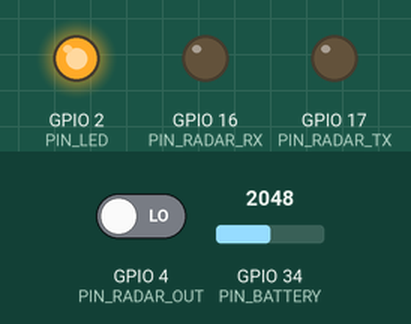
The program below on a simulated ESP32. Parts: output pins drawn as LEDs (lit = HIGH). The test bench sets the inputs (shaded band); at power-on: GPIO 4 (PIN_RADAR_OUT) LOW, GPIO 34 (PIN_BATTERY) = 2048. Pins used as bus, display or sensor lines are not drawn; what the program prints to the serial monitor is not drawn. At 6.1 s the program puts the board to deep sleep or switches it off; the recording ends there.

Above: at 0.1 s.
Timing chart, 0 to 6.1 s (numbered marks = the images above):
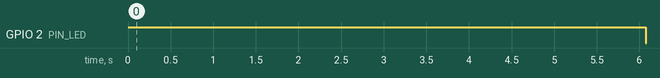

Measured:
- by itself, GPIO 2 (PIN_LED): LOW → HIGH at 0.00 s, → LOW 6.1 s later

The program:

main.cpp
```cpp
/*
 * HLK-LD2410C-P Battery Master (LED Feedback Edition)
 * Wiring: Matches your final Perfboard.
 */

#include <Arduino.h>
#include <HardwareSerial.h>
#include <driver/rtc_io.h>
#include "esp_adc_cal.h"
#include <WiFi.h>
#include <esp_now.h>
#include <esp_wifi.h>

 // --- Pin Definitions ---
 #define PIN_RADAR_POWER  18    // MOSFET Switch
 #define PIN_RADAR_RX     16   // ESP32 RX <- Radar TX
 #define PIN_RADAR_TX     17   // ESP32 TX -> Radar RX
 #define PIN_RADAR_OUT    4    // Digital Presence Pin
 #define PIN_BATTERY      34   // Voltage Divider
 #define PIN_LED          2    // Onboard LED

 // --- Configuration ---
 #define SLEEP_SECONDS    180   // Sleep duration
 #define RADAR_BAUD       256000
 #define WARMUP_MS        2000 // Increased to 2.0s for stability
 #define DIVIDER_RATIO    2.0  // 100k/100k
 #define ADC_CAL_FACTOR   1.000  // Calibration factor (adjusted: actual 1.760V / measured 1.952V)

 // --- ESP-NOW Settings ---
 uint8_t gatewayAddress[] = {0xFF, 0xFF, 0xFF, 0xFF, 0xFF, 0xFF};
 const uint8_t WIFI_CHANNEL = 6; // Locked to channel 6

 // Message struct for ESP-NOW transmission
 struct __attribute__((packed)) PresenceMessage {
   uint8_t device_type;  // 2 = human presence sensor
   float voltage;
   uint8_t presence;     // 1 = yes, 0 = no
   int16_t distance;     // Distance in cm, -1 if no presence
 };

 HardwareSerial RadarSerial(2);

// --- Global Variables for Data ---
bool presenceDetected = false;
int distance = 0;
uint8_t targetState = 0;  // 0x00=clear, 0x01=moving, 0x02=stationary, 0x03=both
esp_adc_cal_characteristics_t adc_chars;

 // --- Forward Declarations ---

 float readBattery();
 bool captureRadarData(unsigned long timeout);
 void sendToGateway(float voltage, bool presence, int distance);

 void setup() {
   // 1. Init System
   Serial.begin(115200);
   pinMode(PIN_LED, OUTPUT);

   // STATUS: LED ON (I am awake)
   digitalWrite(PIN_LED, HIGH);
   Serial.println("\n--- Waking Up ---");

   // 2. Power Up Radar
   pinMode(PIN_RADAR_POWER, OUTPUT);
   digitalWrite(PIN_RADAR_POWER, HIGH);

   // 3. Start Serial & Pins
   RadarSerial.begin(RADAR_BAUD, SERIAL_8N1, PIN_RADAR_RX, PIN_RADAR_TX);
   pinMode(PIN_RADAR_OUT, INPUT);

   // 4. Warm Up (Wait for Radar to boot)
   Serial.println("Radar ON. Warming up...");
   delay(WARMUP_MS);

  // 5. Read Battery (Should act as "Load Test")
  adc1_config_width(ADC_WIDTH_BIT_12);
  adc1_config_channel_atten(ADC1_CHANNEL_6, ADC_ATTEN_DB_12); // GPIO34
  // Use 0 to let ESP32 use eFuse calibration value
  esp_adc_cal_value_t val_type = esp_adc_cal_characterize(ADC_UNIT_1, ADC_ATTEN_DB_12, ADC_WIDTH_BIT_12, 0, &adc_chars);
  if (val_type == ESP_ADC_CAL_VAL_EFUSE_VREF) {
    Serial.println("ADC: Using eFuse Vref");
  } else if (val_type == ESP_ADC_CAL_VAL_EFUSE_TP) {
    Serial.println("ADC: Using eFuse Two Point");
  } else {
    Serial.println("ADC: Using Default Vref");
  }
  float volts = readBattery();
   Serial.printf("Battery: %.2f V\n", volts);

   // 6. Capture Data (Using your Robust Parser)
   Serial.println("Listening for data...");

   // Try to read UART data for up to 4000ms
   bool validPacket = captureRadarData(4000);

   // 7. Report Presence Status
   Serial.println("========================================");
   Serial.println("PRESENCE DETECTION REPORT");
   Serial.println("========================================");

   bool finalPresence = false;

   if (validPacket) {
     Serial.println("Status: UART Data Received");
     Serial.printf("Presence: %s\n", presenceDetected ? "YES" : "NO");

     if (presenceDetected) {
       Serial.printf("Distance: %d cm\n", distance);

       // Show target type
       Serial.print("Target Type: ");
       if (targetState == 0x01) {
         Serial.println("Moving");
       } else if (targetState == 0x02) {
         Serial.println("Stationary");
       } else if (targetState == 0x03) {
         Serial.println("Moving + Stationary");
       } else {
         Serial.println("Unknown");
       }
       finalPresence = true;
     } else {
       Serial.println("Distance: N/A (Room Clear)");
     }
   } else {
     // Fallback if UART fails
     Serial.println("Status: UART Timeout - Using PIN 4 fallback");
     bool pinPresence = (digitalRead(PIN_RADAR_OUT) == HIGH);
     Serial.printf("Presence: %s\n", pinPresence ? "YES" : "NO");
     Serial.println("Distance: N/A (UART failed)");
     finalPresence = pinPresence;
   }

   Serial.println("========================================");

   // 8. Send data to Gateway via ESP-NOW
   int finalDistance = finalPresence ? distance : -1;
   sendToGateway(volts, finalPresence, finalDistance);

   // 9. VISUAL FEEDBACK (The "Blind Test")
   if (finalPresence) {
     // BLINK RAPIDLY if person detected
     for(int i=0; i<10; i++) {
       digitalWrite(PIN_LED, LOW);
       delay(100);
       digitalWrite(PIN_LED, HIGH);
       delay(100);
     }
   } else {
     // Turn off immediately if empty
     digitalWrite(PIN_LED, LOW);
   }

   // 10. SHUTDOWN SEQUENCE
   Serial.println("Sleeping...");
   Serial.flush();

   // A. Cut Power
   digitalWrite(PIN_RADAR_POWER, LOW);
   gpio_hold_dis((gpio_num_t)PIN_RADAR_POWER);

   // B. Neutralize Data Pins (Fix 0.7V Leakage)
   RadarSerial.end();
   pinMode(PIN_RADAR_RX, OUTPUT);
   pinMode(PIN_RADAR_TX, OUTPUT);
   digitalWrite(PIN_RADAR_RX, LOW);
   digitalWrite(PIN_RADAR_TX, LOW);

   digitalWrite(PIN_LED, LOW); // Ensure LED is off

   // C. Deep Sleep
   esp_sleep_enable_timer_wakeup(SLEEP_SECONDS * 1000000ULL);
   esp_deep_sleep_start();
 }

 void loop() {
   // Deep sleep ignores loop
 }

// --- Battery Reader ---
float readBattery() {
  uint32_t sum = 0;
  for (int i = 0; i < 16; i++) {
    sum += adc1_get_raw(ADC1_CHANNEL_6);
    delay(2);
  }
  uint32_t avg = sum / 16;

  uint32_t mv = esp_adc_cal_raw_to_voltage(avg, &adc_chars);
  float pinVoltage = (mv / 1000.0) ; // Apply calibration factor

  Serial.printf("ADC Raw: %lu, Pin Voltage: %.3f V, ", avg, pinVoltage);

  return pinVoltage * 2.0; // divider
}

 // --- Robust Radar Parser (From your working code) ---
 bool captureRadarData(unsigned long timeout) {
   unsigned long start = millis();
   static uint8_t buffer[64];
   static int bufIdx = 0;

   // Clear old buffer
   while(RadarSerial.available()) RadarSerial.read();

   while (millis() - start < timeout) {
     while (RadarSerial.available()) {
       uint8_t b = RadarSerial.read();

       // Look for Header F4 F3 F2 F1
       if (bufIdx == 0 && b != 0xF4) continue;
       if (bufIdx == 1 && b != 0xF3) { bufIdx = 0; continue; }
       if (bufIdx == 2 && b != 0xF2) { bufIdx = 0; continue; }
       if (bufIdx == 3 && b != 0xF1) { bufIdx = 0; continue; }

       buffer[bufIdx++] = b;

       if (bufIdx >= 60) bufIdx = 0; // Overflow protection

       // Check for Tail F8 F7 F6 F5
       if (bufIdx >= 23) {
          if (buffer[bufIdx-4] == 0xF8 && buffer[bufIdx-3] == 0xF7 &&
              buffer[bufIdx-2] == 0xF6 && buffer[bufIdx-1] == 0xF5) {

              // Valid Frame Found! Parse it.
              uint8_t type = buffer[6];
              if (type == 0x02 || type == 0x01) { // Basic Data
                  uint8_t state = buffer[8];
                  uint16_t dist = buffer[9] | (buffer[10] << 8);

                  targetState = state;
                  presenceDetected = (state != 0x00);
                  distance = dist;
                  return true; // Success
              }
              // If not Type 0x02, reset and keep looking
              bufIdx = 0;
          }
       }
     }
     delay(10); // Small yield
   }
   return false; // Timeout
 }

 // --- ESP-NOW Transmission Function ---
 void sendToGateway(float voltage, bool presence, int distance) {
   Serial.println("\n--- Sending to Gateway via ESP-NOW ---");

   // 1. Init WiFi (Station Mode)
   WiFi.mode(WIFI_STA);
   esp_wifi_set_protocol(WIFI_IF_STA, WIFI_PROTOCOL_11B | WIFI_PROTOCOL_11G | WIFI_PROTOCOL_11N | WIFI_PROTOCOL_LR);

   // 2. Init ESP-NOW
   if (esp_now_init() != ESP_OK) {
     Serial.println("ESP-NOW Init Failed!");
     return;
   }

   // 3. Register Peer
   esp_now_peer_info_t peerInfo;
   memset(&peerInfo, 0, sizeof(peerInfo));
   memcpy(peerInfo.peer_addr, gatewayAddress, 6);
   peerInfo.channel = 0; // Use current radio channel
   peerInfo.encrypt = false;
   esp_now_add_peer(&peerInfo);

   // 4. Prepare Message
   PresenceMessage msg;
   msg.device_type = 2; // Human presence sensor
   msg.voltage = voltage;
   msg.presence = presence ? 1 : 0;
   msg.distance = presence ? distance : -1;

   Serial.printf("Message: Type=%d, Voltage=%.2fV, Presence=%s, Distance=%d cm\n",
                 msg.device_type, msg.voltage, presence ? "YES" : "NO", msg.distance);

   // 5. Set Radio to Channel 6 and Send
   esp_wifi_set_promiscuous(true);
   esp_wifi_set_channel(WIFI_CHANNEL, WIFI_SECOND_CHAN_NONE);
   esp_wifi_set_promiscuous(false);

   Serial.printf(">> Sending on CH %d... ", WIFI_CHANNEL);

   // Send twice for reliability
   esp_now_send(gatewayAddress, (uint8_t *)&msg, sizeof(msg));
   delay(10);
   esp_now_send(gatewayAddress, (uint8_t *)&msg, sizeof(msg));

   Serial.println("Done.");
   Serial.flush();

   // Clean up ESP-NOW
   esp_now_deinit();
   WiFi.mode(WIFI_OFF);
 }
```
